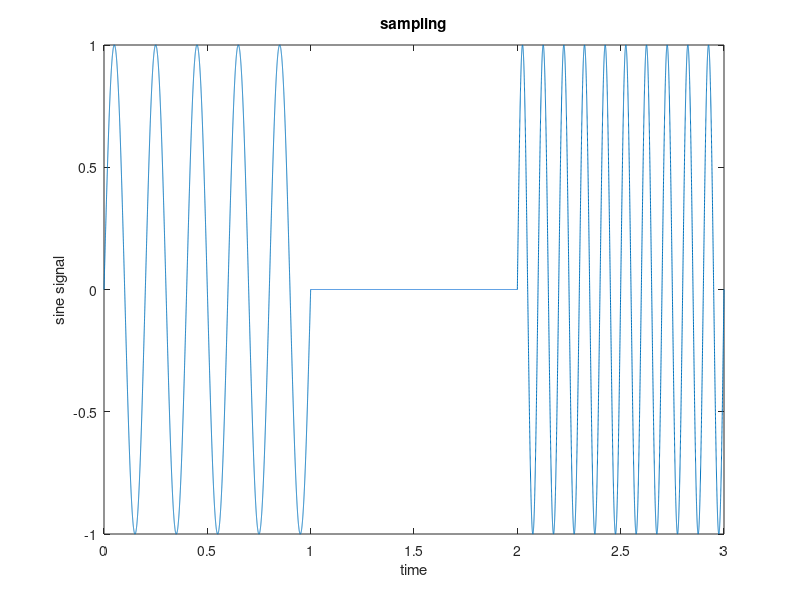

Source code (MATLAB):
clc
clear all
close all
f1=5
f2=0
f3=10
t=linspace(0,1,10000)
t1=linspace(0,3,30000)
x=sin(2*pi*f1*t);
y=sin(2*pi*f2*t);
z=sin(2*pi*f3*t);
w=[x y z];
plot(t1,w),xlabel('time'),ylabel('sine signal'),title('sampling');
